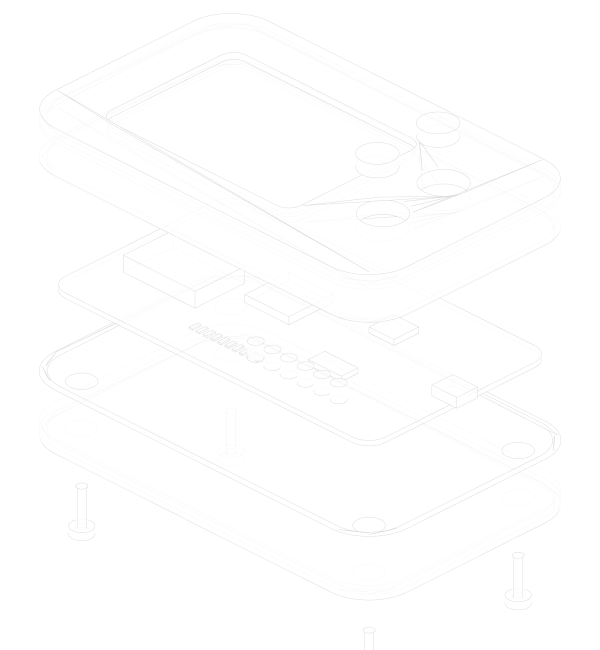
#> input picture assets/img/linea-carcasa.webp, 1200 x 1300 px (shown at 1/2 size)
$ python variants.py ../assets/img/linea-carcasa.webp
#> lines starting #> are read from the running program, lines starting #| are printed output that depends on the picture
#!/usr/bin/env python3
"""Genera variantes responsivas (srcset) de las imágenes del portafolio.

Para cada imagen escribe <nombre>-640.webp y <nombre>-1200.webp (solo si la fuente es
más ancha que ese ancho), WebP calidad 80, method 6, conservando el alfa.
Las seis imágenes app-*-cad también reciben <nombre>-480.webp.

Uso:
  python3 tools/variants.py                         # lista por defecto en assets/img
  python3 tools/variants.py ruta/imagen.webp [...]  # imágenes concretas
  python3 tools/variants.py img.webp --widths 480,960

Las rutas relativas se resuelven desde la raíz del repo (o desde assets/img).
Correr tools/termico.py antes, para que existan las versiones *-termico.
Requiere Pillow.
"""
import argparse
import sys
from pathlib import Path

from PIL import Image

ROOT = Path(__file__).resolve().parent.parent
IMG = ROOT / "assets" / "img"

DEFAULT = [
    "linea-impulsor", "linea-carcasa", "planetario-diseno", "app-producto-cad",
    "macro-simulacion-termico", "app-id-termico", "planetario-simulacion-termico",
    "planetario-fabricado", "app-producto", "macro-fabricado", "soporte-diseno",
    "soporte-simulacion-termico", "soporte-fabricado",
]
CAD = ["app-agro-cad", "app-automatizacion-cad", "app-id-cad",
       "app-mantenimiento-cad", "app-mineria-cad", "app-producto-cad"]


def variant(src, width):
    im = Image.open(src)
    if im.width <= width:
        return None
    im.load()
    mode = "RGBA" if im.mode in ("RGBA", "LA", "P") else "RGB"
    im = im.convert(mode)
    h = round(im.height * width / im.width)
    out = im.resize((width, h), Image.LANCZOS)
    dst = src.with_name(f"{src.stem}-{width}.webp")
    out.save(dst, "WEBP", quality=80, method=6)
    print(f"{dst.name}  {width}x{h}")
    return dst


def resolve(p):
    p = Path(p)
    if p.suffix == "":
        p = p.with_suffix(".webp")
    for c in (p, ROOT / p, IMG / p):
        if c.exists():
            return c
    raise SystemExit(f"no existe: {p}")


def main(argv):
    ap = argparse.ArgumentParser(description="Variantes responsivas WebP.")
    ap.add_argument("inputs", nargs="*")
    ap.add_argument("--widths", default="640,1200")
    args = ap.parse_args(argv)
    widths = [int(w) for w in args.widths.split(",")]
    if args.inputs:
        for i in args.inputs:
            for w in widths:
                variant(resolve(i), w)
#> in variant, im is the input picture: PIL image 1200x1300 RGBA; mean R, G, B, A 58.6, 58.7, 58.7, 4.5
#> in variant, `out = im.resize((width, h), Image.LANCZOS)`:
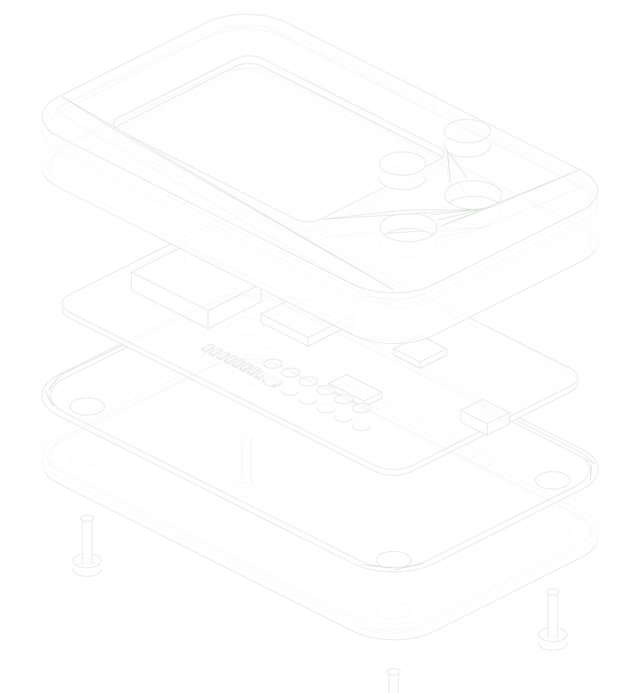
#> out: PIL image 640x693 RGBA; mean R, G, B, A 33.2, 33.3, 33.2, 5.1; transparent parts drawn white
#| linea-carcasa-640.webp  640x693
        return
    for n in DEFAULT:
        for w in (640, 1200):
            variant(resolve(n), w)
    for n in CAD:
        variant(resolve(n), 480)


if __name__ == "__main__":
    main(sys.argv[1:])
